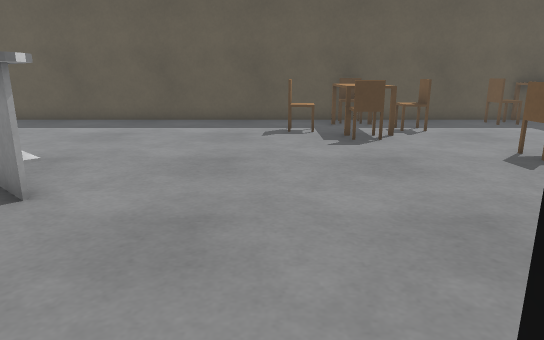
view 1 (above)

17 first-person views from a walk through a robot-simulator world made for Gazebo. The camera is 1 m above the floor, tilts 14° down and sees 70° across. The floor is counted in squares, 0.5 m on a side. Each view is taken from the middle of a square. On the plan, view 1 faces up. The plan holds only what a view shows up to about 20 squares ahead; the rest is blank. The place goes on beyond the plan. Gazebo's built-in surfaces are drawn with simple patterns. Simple shapes stand in for some stock models. Surface patterns are stand-ins for the level's own textures.

view 2
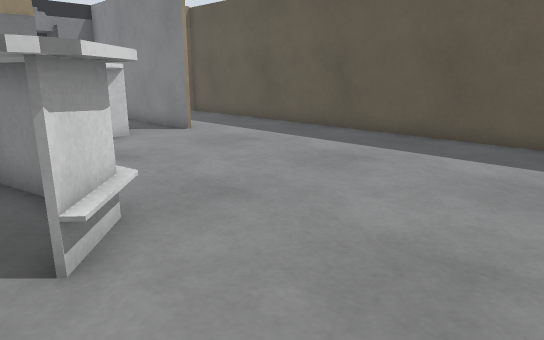

view 3
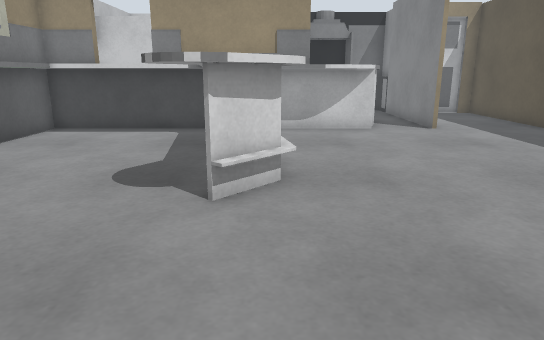

view 4
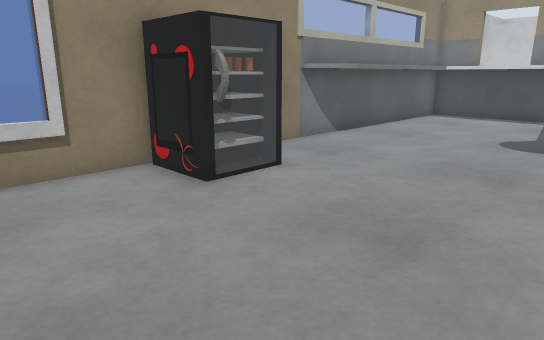

view 5
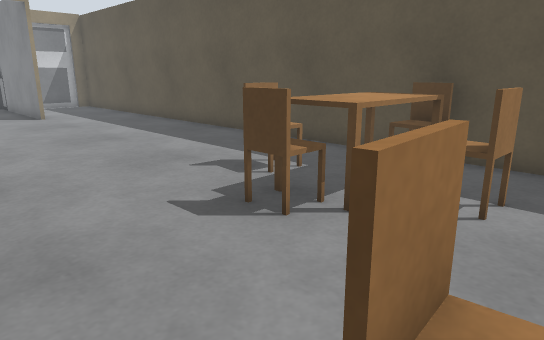

view 6
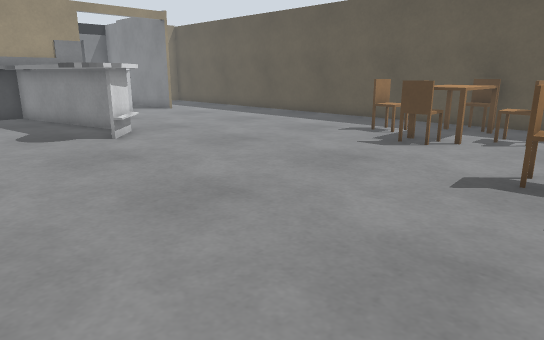

view 7
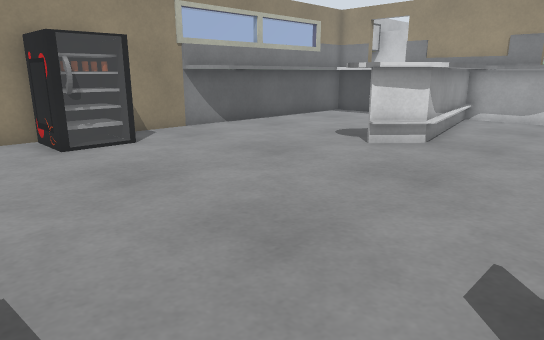

view 8
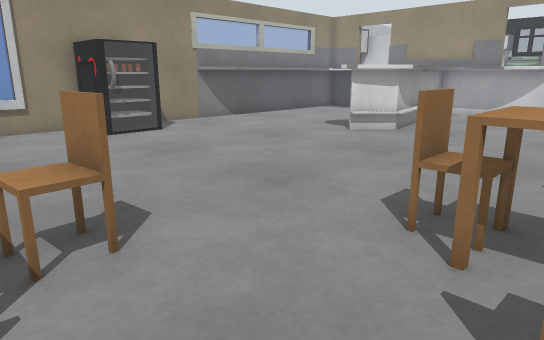

view 9
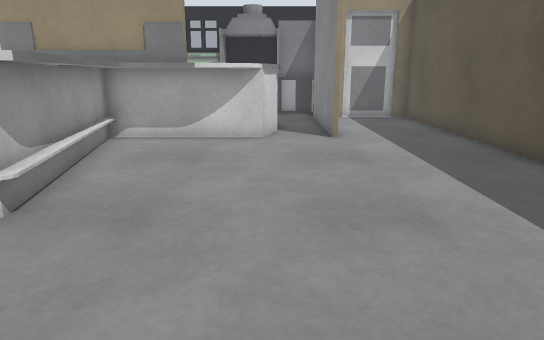

view 10
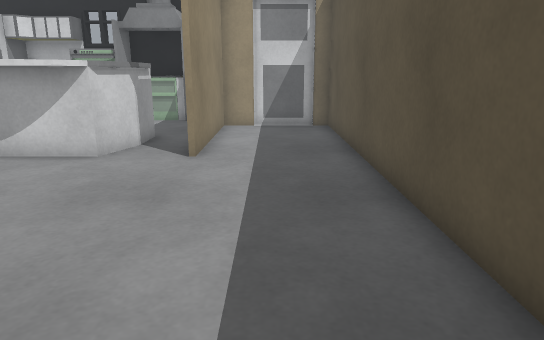

view 11
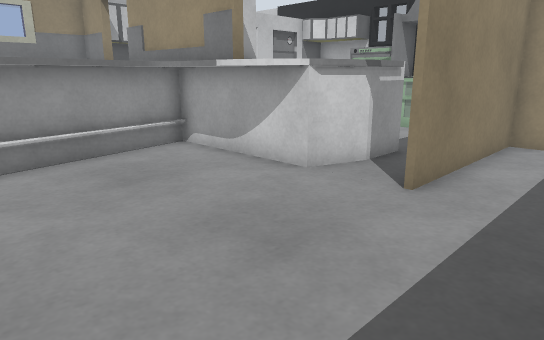

view 12
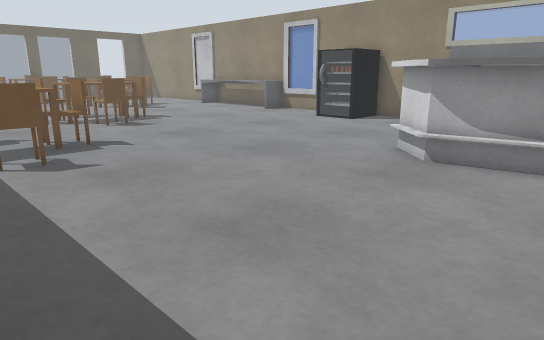

view 13
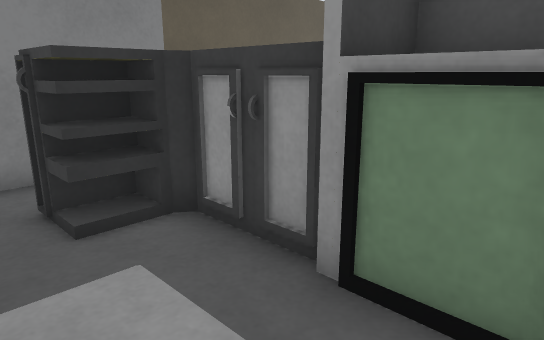

view 14
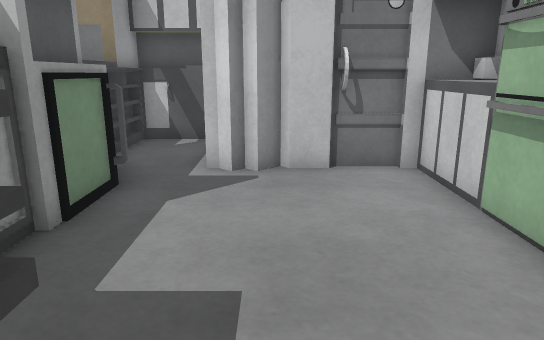

view 15
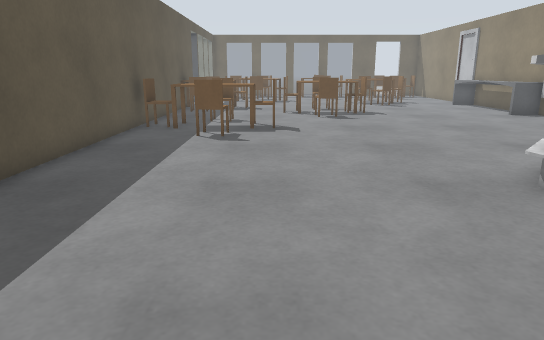

view 16
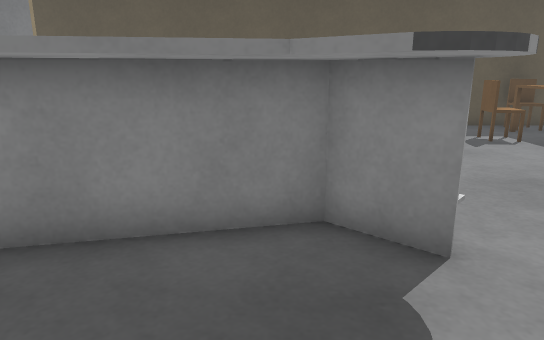

view 17
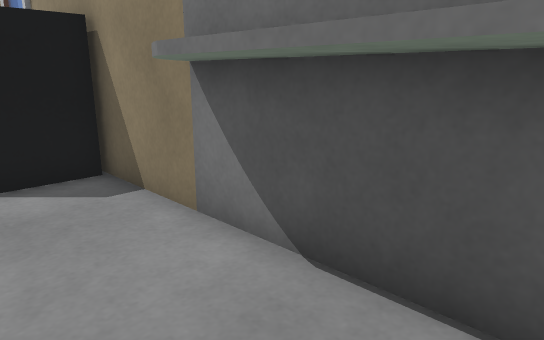

### Floor plan
Points are (right, up) in squares from view 1. A wall is a line through its corners. A room is listed if a view was taken in it or the views show most of it. See-through windows are left out.
Room 1 (views 1, 2, 3, 4, 5, 6, 7, 8, 9, 10, 11, 12, 14, 15, 16, 17)
walls: (-5.8, 7.5) (-4.9, 7.5) (-3.6, 6.2); (-5, 5) (-5.8, 5.6) (-10.1, 4.9); (0.9, 0.7) (2.6, 0.7); (-3.1, -0.1) (-2.6, -0.5); (-10.9, 6.8) (-5.6, 7.6); (-11.5, 9) (-11.5, 7.2); (-10.5, 4.5) (-10.5, 0.1) (-3.5, 0.1); (-11.6, 9.7) (-11.5, 9.1); (-11.9, 10.2) (-11.6, 9.6); (0.8, -1) (0.8, 1.1) (2.9, 1.1) (2.9, -1); (-12.6, 10.9) (-12.4, 10.7) (-12.4, -1.1) (8.5, -1.1); (-12.2, 13) (-19.4, 13); (8.5, 17.2) (-18.3, 17.2); (-15.6, 11.2) (-14, 11.2) (-12.4, 10.7); (-18.3, 14.4) (-18.3, 13.1) (-12.4, 13.1); (-18.5, 16.6) (-18.5, 14.2)
low walls: (-4, 5.9) (-5.3, 7.1) (-12.4, 5.5); (-12.4, 6.1) (-4.9, 7.5); (-12.4, 5.8) (-5.2, 7.2) (-3.9, 6); (7.2, -1.1) (7.2, 0.1) (8.5, 0.1); (-20.1, 12.5) (-20.1, 11.5)
ways out: opening at (-18, 10.5) to room 2
objects: chair (1, 14); table (2, 13) to (4, 15); chair (3, 12) to (3, 13); chair (3, 16) to (4, 16); chair (5, 14) to (5, 15); chair (6, 9) to (7, 10); chair (8, 8); table (8, 9) to (8, 10); other object (8, 11)
Room 2 (view 13)
walls: (-19.9, 8.6) (-19.9, 6.6); (-20.1, 8.6) (-20.1, 3.6) (-18.2, 3.6); (-15.6, 9.9) (-15.6, 11.2); (-20.5, 4.7) (-20.1, 4.3); (-20.5, 3.8) (-17.4, 3.8) (-17.2, 3.6) (-16.7, 4.1) (-16.4, 3.8) (-16.2, 4.1)
low walls: (-20.3, 11) (-20.3, 9.8); (-20.1, 11.5) (-20.1, 8.9)
ways out: opening at (-18, 10.5) to room 1; opening at (-16, 7) to room 3
Room 3 (no view inside)
walls: (-16.2, 4.1) (-15.8, 3.7); (-14.1, 4.9) (-14.1, 8); (-15.6, 2.1) (-15.6, -0.6); (-13.9, 7.1) (-13.9, 9.7) (-14.4, 10); (-14.9, -0.5) (-12.4, -0.5); (-12.7, -1.1) (-12.7, 4.8); (-13.9, 9.9) (-15.6, 9.9)
low walls: (-15, 0.1) (-12.6, 0.1); (-14, -0.1) (-13, -0.1) (-13, 2.6); (-12.4, -0.5) (-12.4, 0.8); (-14.4, 10.6) (-15.8, 10.6)
ways out: opening at (-16, 7) to room 2

Where each view was taken, in squares from view 1:
view 1: 0 up, 0 right, facing up
view 2: 5 up, 0 right, facing up-left
view 3: 7 up, 2 right, facing left
view 4: 7 up, 7 right, facing down-left
view 5: 8 up, 7 right, facing up-left
view 6: 1 up, 8 right, facing up-left
view 7: 12 up, 6 right, facing down-left
view 8: 14 up, 8 right, facing down-left
view 9: 11 up, 0 right, facing left
view 10: 15 up, 3 left, facing left
view 11: 16 up, 6 left, facing down-left
view 12: 16 up, 9 left, facing down-right
view 13: 5 up, 17 left, facing up-right
view 14: 12 up, 17 left, facing down
view 15: 12 up, 12 left, facing right
view 16: 2 up, 6 left, facing up
view 17: 2 up, 7 left, facing down-right
